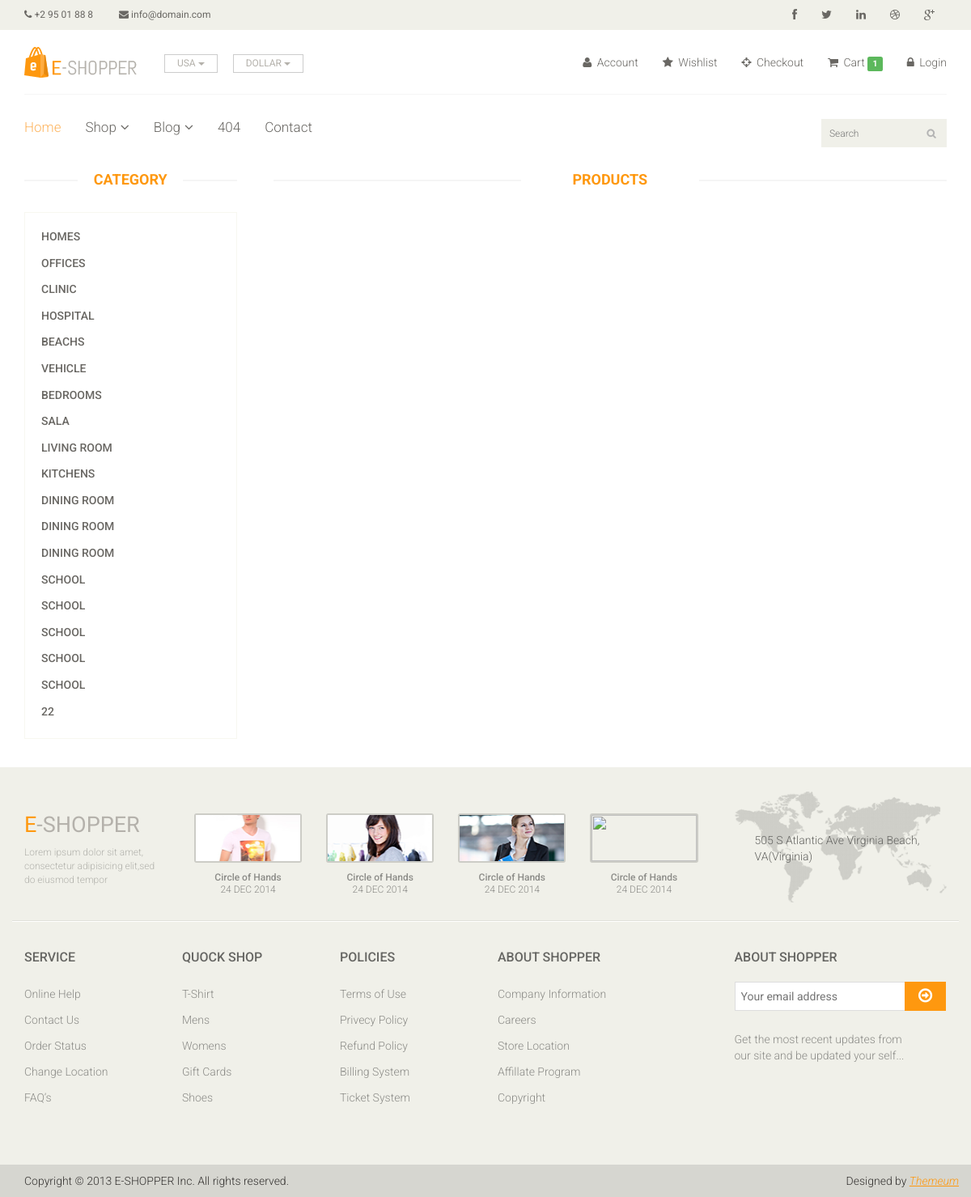
The app's page /category.php with its own data.
### tables this page shows
CREATE TABLE `category` (
  `category_id` int(11) NOT NULL,
  `categoryname` varchar(100) NOT NULL
);

### category.php (the view, shortened to what this page needs)
<?php
include 'connection.php';
?>
<!DOCTYPE html>
<html lang="en">
<head>
    <link href="css/bootstrap.min.css" rel="stylesheet">
    <link href="css/font-awesome.min.css" rel="stylesheet">
    <link href="css/prettyPhoto.css" rel="stylesheet">
    <link href="css/price-range.css" rel="stylesheet">
    <link href="css/animate.css" rel="stylesheet">
    <link href="css/main.css" rel="stylesheet">
    <link href="css/responsive.css" rel="stylesheet">
</head>
<body>
<?php include 'include/header.php';?>
<section>
    <div class="container">
        <div class="row">
            <div class="col-sm-3">
                <div class="left-sidebar">
                    <h2>Category</h2>
                    <div class="panel-group category-products" id="accordian">
                        <?php
                        $sql = "SELECT * FROM category";
                        $query = $db->prepare($sql);
                        $query->execute();
                        $results = $query->fetchAll(PDO::FETCH_OBJ);
                        if ($query->rowCount() > 0) {
                            foreach ($results as $result) {
                                $name = htmlentities($result->categoryname);
                                echo "<div class='panel panel-default'>
                                <div class='panel-heading'>
                                    <h4 class='panel-title'><a href='category.php?category=$name'>$name</a></h4>
                                </div>
                            </div>";
                            }
                        }
                        ?>
                    </div>
                </div>
            </div>
            <div class="col-sm-9 padding-right">
                <div class="features_items">
                    <h2 class="title text-center">Products</h2>
                </div>
            </div>
        </div>
    </div>
</section>
<footer id="footer">
    <div class="footer-top">
        <div class="container">
            <div class="row">
                <div class="col-sm-2">
                    <div class="companyinfo">
                        <h2><span>e</span>-shopper</h2>
                        <p>Lorem ipsum dolor sit amet, consectetur adipisicing elit,sed do eiusmod tempor</p>
                    </div>
                </div>
                <div class="col-sm-7">
                    <div class="col-sm-3">
                        <div class="video-gallery text-center">
                            <a href="#">
                                <div class="iframe-img">
                                    <img src="images/home/iframe1.png" alt="" />
                                </div>
                            </a>
                            <p>Circle of Hands</p>
                            <h2>24 DEC 2014</h2>
                        </div>
                    </div>
                    <div class="col-sm-3">
                        <div class="video-gallery text-center">
                            <a href="#">
                                <div class="iframe-img">
                                    <img src="images/home/iframe2.png" alt="" />
                                </div>
                            </a>
                            <p>Circle of Hands</p>
                            <h2>24 DEC 2014</h2>
                        </div>
                    </div>
                    <div class="col-sm-3">
                        <div class="video-gallery text-center">
                            <a href="#">
                                <div class="iframe-img">
                                    <img src="images/home/iframe3.png" alt="" />
                                </div>
                            </a>
                            <p>Circle of Hands</p>
                            <h2>24 DEC 2014</h2>
                        </div>
                    </div>
                    <div class="col-sm-3">
                        <div class="video-gallery text-center">
                            <a href="#">
                                <div class="iframe-img">
                                    <img src="images/home/iframe4.png" alt="" />
                                </div>
                            </a>
                            <p>Circle of Hands</p>
                            <h2>24 DEC 2014</h2>
                        </div>
                    </div>
                </div>
                <div class="col-sm-3">
                    <div class="address">
                        <img src="images/home/map.png" alt="" />
                        <p>505 S Atlantic Ave Virginia Beach, VA(Virginia)</p>
                    </div>
                </div>
            </div>
        </div>
    </div>
    <div class="footer-widget">
        <div class="container">
            <div class="row">
                <div class="col-sm-2">
                    <div class="single-widget">
                        <h2>Service</h2>
                        <ul class="nav nav-pills nav-stacked">
                            <li><a href="#">Online Help</a></li>
                            <li><a href="#">Contact Us</a></li>
                            <li><a href="#">Order Status</a></li>
                            <li><a href="#">Change Location</a></li>
                            <li><a href="#">FAQ’s</a></li>
                        </ul>
                    </div>
                </div>
                <div class="col-sm-2">
                    <div class="single-widget">
                        <h2>Quock Shop</h2>
                        <ul class="nav nav-pills nav-stacked">
                            <li><a href="#">T-Shirt</a></li>
                            <li><a href="#">Mens</a></li>
                            <li><a href="#">Womens</a></li>
                            <li><a href="#">Gift Cards</a></li>
                            <li><a href="#">Shoes</a></li>
                        </ul>
                    </div>
                </div>
                <div class="col-sm-2">
                    <div class="single-widget">
                        <h2>Policies</h2>
                        <ul class="nav nav-pills nav-stacked">
                            <li><a href="#">Terms of Use</a></li>
                            <li><a href="#">Privecy Policy</a></li>
                            <li><a href="#">Refund Policy</a></li>
                            <li><a href="#">Billing System</a></li>
                            <li><a href="#">Ticket System</a></li>
                        </ul>
                    </div>
                </div>
                <div class="col-sm-2">
                    <div class="single-widget">
                        <h2>About Shopper</h2>
                        <ul class="nav nav-pills nav-stacked">
                            <li><a href="#">Company Information</a></li>
                            <li><a href="#">Careers</a></li>
                            <li><a href="#">Store Location</a></li>
                            <li><a href="#">Affillate Program</a></li>
                            <li><a href="#">Copyright</a></li>
                        </ul>
                    </div>
                </div>
                <div class="col-sm-3 col-sm-offset-1">
                    <div class="single-widget">
                        <h2>About Shopper</h2>
                        <form action="#" class="searchform">
                            <input type="text" placeholder="Your email address" />
                            <button type="submit" class="btn btn-default"><i class="fa fa-arrow-circle-o-right"></i>
                            </button>
                            <p>Get the most recent updates from <br />our site and be updated your self...</p>
                        </form>
                    </div>
                </div>
            </div>
        </div>
    </div>
    <div class="footer-bottom">
        <div class="container">
            <div class="row">
                <p class="pull-left">Copyright © 2013 E-SHOPPER Inc. All rights reserved.</p>
                <p class="pull-right">Designed by <span><a target="_blank" href="http://www.themeum.com">Themeum</a></span></p>
            </div>
        </div>
    </div>
</footer>
</body>
</html>

### include/header.php (shortened to what this page needs)
<header id="header">
    <div class="header_top">
        <div class="container">
            <div class="row">
                <div class="col-sm-6">
                    <div class="contactinfo">
                        <ul class="nav nav-pills">
                            <li><a href="#"><i class="fa fa-phone"></i> +2 95 01 88 8</a></li>
                            <li><a href="#"><i class="fa fa-envelope"></i> info@domain.com</a></li>
                        </ul>
                    </div>
                </div>
                <div class="col-sm-6">
                    <div class="social-icons pull-right">
                        <ul class="nav navbar-nav">
                            <li><a href="#"><i class="fa fa-facebook"></i></a></li>
                            <li><a href="#"><i class="fa fa-twitter"></i></a></li>
                            <li><a href="#"><i class="fa fa-linkedin"></i></a></li>
                            <li><a href="#"><i class="fa fa-dribbble"></i></a></li>
                            <li><a href="#"><i class="fa fa-google-plus"></i></a></li>
                        </ul>
                    </div>
                </div>
            </div>
        </div>
    </div>
    <div class="header-middle">
        <div class="container">
            <div class="row">
                <div class="col-sm-4">
                    <div class="logo pull-left">
                        <a href="index.php"><img src="images/home/logo.png" alt=""/></a>
                    </div>
                    <div class="btn-group pull-right">
                        <div class="btn-group">
                            <button type="button" class="btn btn-default dropdown-toggle usa" data-toggle="dropdown">
                                USA
                                <span class="caret"></span>
                            </button>
                        </div>
                        <div class="btn-group">
                            <button type="button" class="btn btn-default dropdown-toggle usa" data-toggle="dropdown">
                                DOLLAR
                                <span class="caret"></span>
                            </button>
                        </div>
                    </div>
                </div>
                <div class="navbar-custom-menu">
                    <div class="shop-menu pull-right">
                        <ul class="nav navbar-nav">
                            <?php
                            if ((isset($_SESSION['alogin']) and strlen($_SESSION['alogin']) > 5)) {
                                echo "<li><a href=profile.php><i class=\"fa fa-user\"></i> Welcome $_SESSION[alogin]</a></li>";
                            } else {
                                echo "<li><a href=login.php><i class=\"fa fa-user\"></i> Account</a></li>";
                            }
                            ?>
                            <li><a href="#"><i class="fa fa-star"></i> Wishlist</a></li>
                            <li><a href="checkout.php"><i class="fa fa-crosshairs"></i> Checkout</a></li>
                            <li ><a href="cart.php"><i class="fa fa-shopping-cart"></i> Cart
                                    <span class="label label-success cart_count">1</span>
                                </a>
                            </li>
                            <?php
                            if ((isset($_SESSION['alogin']) and strlen($_SESSION['alogin']) > 5)) {
                                echo "<li><a href=logout.php><i class=\"fa fa-lock\"></i> Logout</a></li>";
                            } else {
                                echo "<li><a href=login.php><i class=\"fa fa-lock\"></i> Login</a></li>";
                            }
                            ?>
                        </ul>
                    </div>
                </div>
            </div>
        </div>
    </div>
    <div class="header-bottom">
        <div class="container">
            <div class="row">
                <div class="col-sm-9">
                    <div class="mainmenu pull-left">
                        <ul class="nav navbar-nav collapse navbar-collapse">
                            <li><a href="index.php" class="active">Home</a></li>
                            <li class="dropdown"><a href="#">Shop<i class="fa fa-angle-down"></i></a>
                            </li>
                            <li class="dropdown"><a href="#">Blog<i class="fa fa-angle-down"></i></a>
                            </li>
                            <li><a href="404.php">404</a></li>
                            <li><a href="contact-us.php">Contact</a></li>
                        </ul>
                    </div>
                </div>
                <div class="col-sm-3">
                    <div class="search_box pull-right">
                        <input type="text" placeholder="Search"/>
                    </div>
                </div>
            </div>
        </div>
    </div>
</header>

### records on screen
category: categoryname "HOMES"
category: categoryname "OFFICES"
category: categoryname "CLINIC"
category: categoryname "HOSPITAL"
category: categoryname "BEACHS"
category: categoryname "VEHICLE"
category: categoryname "BEDROOMS"
category: categoryname "SALA"
category: categoryname "LIVING ROOM"
category: categoryname "KITCHENS"
category: categoryname "DINING ROOM"
category: categoryname "DINING ROOM"
category: categoryname "DINING ROOM"
category: categoryname "SCHOOL"
category: categoryname "SCHOOL"
category: categoryname "SCHOOL"
category: categoryname "SCHOOL"
category: categoryname "SCHOOL"
category: categoryname "22"
